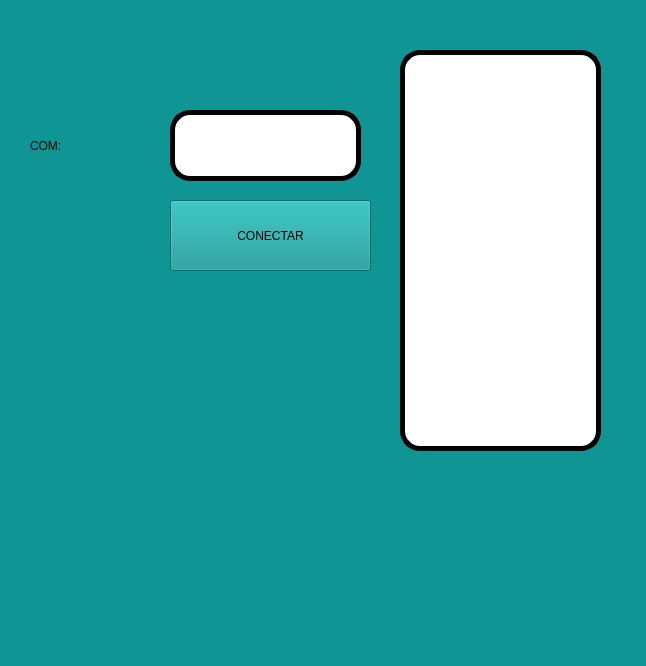
<?xml version="1.0" encoding="UTF-8"?>
<ui version="4.0">
 <class>MainWindow</class>
 <widget class="QMainWindow" name="MainWindow">
  <property name="geometry">
   <rect>
    <x>0</x>
    <y>0</y>
    <width>646</width>
    <height>666</height>
   </rect>
  </property>
  <property name="windowTitle">
   <string>MainWindow</string>
  </property>
  <property name="styleSheet">
   <string notr="true">background-color: rgb(14, 149, 148);
font: 75 18pt &quot;Agency FB&quot;</string>
  </property>
  <widget class="QWidget" name="centralwidget">
   <widget class="QListWidget" name="datos">
    <property name="geometry">
     <rect>
      <x>400</x>
      <y>50</y>
      <width>201</width>
      <height>401</height>
     </rect>
    </property>
    <property name="styleSheet">
     <string notr="true">background-color: rgb(255, 255, 255);
font: 75 18pt &quot;Agency FB&quot;;
border :5px solid black;
border-radius: 20px;</string>
    </property>
   </widget>
   <widget class="QLineEdit" name="txt_com">
    <property name="geometry">
     <rect>
      <x>170</x>
      <y>110</y>
      <width>191</width>
      <height>71</height>
     </rect>
    </property>
    <property name="styleSheet">
     <string notr="true">background-color: rgb(255, 255, 255);
font: 75 18pt &quot;Agency FB&quot;;
border :5px solid black;
border-radius: 20px;</string>
    </property>
   </widget>
   <widget class="QPushButton" name="btn_accion">
    <property name="geometry">
     <rect>
      <x>170</x>
      <y>200</y>
      <width>201</width>
      <height>71</height>
     </rect>
    </property>
    <property name="text">
     <string>CONECTAR</string>
    </property>
   </widget>
   <widget class="QLabel" name="label_6">
    <property name="geometry">
     <rect>
      <x>30</x>
      <y>120</y>
      <width>111</width>
      <height>51</height>
     </rect>
    </property>
    <property name="styleSheet">
     <string notr="true">font: 75 24pt &quot;Agency FB&quot;;</string>
    </property>
    <property name="text">
     <string>COM:</string>
    </property>
   </widget>
  </widget>
  <widget class="QMenuBar" name="menubar">
   <property name="geometry">
    <rect>
     <x>0</x>
     <y>0</y>
     <width>646</width>
     <height>42</height>
    </rect>
   </property>
  </widget>
  <widget class="QStatusBar" name="statusbar"/>
 </widget>
 <resources/>
 <connections/>
</ui>
